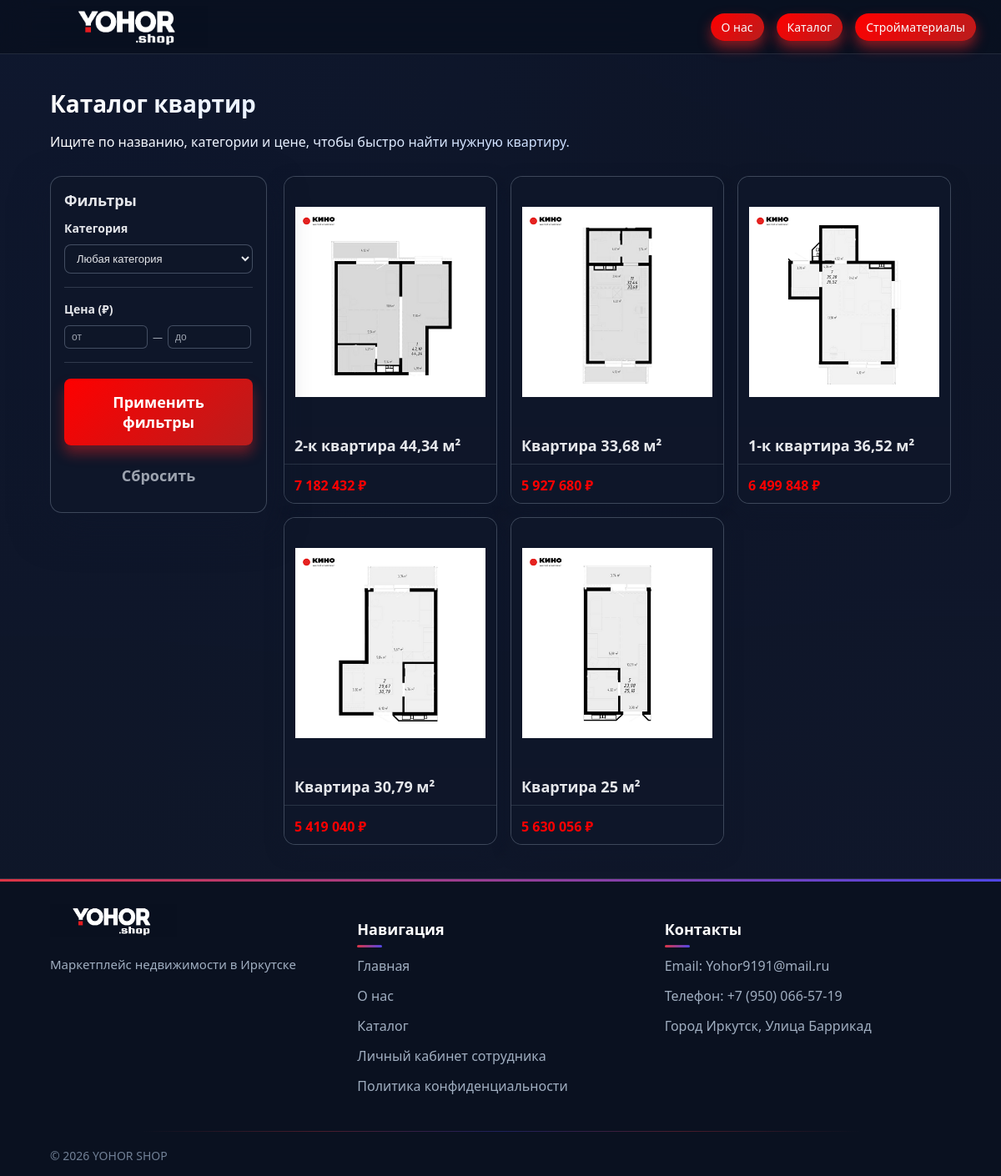
/catalog, run on the app's committed database.
### tables this page shows
CREATE TABLE rooms (
            id INTEGER PRIMARY KEY AUTOINCREMENT,
            name TEXT NOT NULL,
            description TEXT,
            builder TEXT,
            price REAL NOT NULL CHECK(price >= 0),
            category_room_id INTEGER NOT NULL,
            image_url TEXT,
            created_at TIMESTAMP DEFAULT CURRENT_TIMESTAMP,
            FOREIGN KEY (category_room_id) REFERENCES categories_room(id) ON DELETE RESTRICT
        );

### app.py (the view)
@app.route('/catalog')
def catalog():
    q = request.args.get('q', '').strip()
    category_room_id = request.args.get('category_room_id')
    price_min = request.args.get('price_min')
    price_max = request.args.get('price_max')
    cat_id_int = int(category_room_id) if category_room_id and category_room_id.isdigit() else None
    room_list = get_filtered_room(
        q=q,
        category_room_id=cat_id_int,
        price_min=price_min,
        price_max=price_max,
    )
    categories_room = get_all_categories_room()  # Используем категории комнат!
    return render_template(
        'catalog.html',
        room_list=room_list,
        categories_room=categories_room,
    )

### app.py (called while the page is built)
@app.context_processor
def inject_user():
    user_id = session.get('user_id')
    cart_count = 0
    active_tickets_count = 0
    if user_id:
        cart_items = get_cart_items(user_id)
        cart_count = len(cart_items)
    try:
        active_tickets_count = count_active_tickets()
    except Exception:
        active_tickets_count = 0
    return dict(
        user_id=user_id,
        user_name=session.get('user_name'),
        user_role=session.get('user_role'),
        cart_count=cart_count,
        active_tickets_count=active_tickets_count,
        categories=get_all_categories(),
    )

@app.context_processor
def inject_user():
    user_id = session.get('user_id')
    cart_count = 0
    active_applications_count = 0
    if user_id:
        cart_items = get_cart_items(user_id)
        cart_count = len(cart_items)
    try:
        active_applications_count = count_active_applications()
    except Exception:
        active_applications_count = 0
    return dict(
        user_id=user_id,
        user_name=session.get('user_name'),
        user_role=session.get('user_role'),
        cart_count=cart_count,
        active_applications_count=active_applications_count,
        categories=get_all_categories(),
    )

def get_all_categories_room():
    conn = get_db_connection()
    categories = conn.execute('SELECT * FROM categories_room ORDER BY created_at DESC').fetchall()
    conn.close()
    return categories

def get_filtered_room(q='', category_room_id=None, price_min=None, price_max=None):
    conn = get_db_connection()
    query = '''
        SELECT r.*, cr.name as category_room_name
        FROM rooms r
        LEFT JOIN categories_room cr ON r.category_room_id = cr.id
        WHERE 1=1
    '''
    params = []
    if q:
        query += ' AND (r.name LIKE ? OR r.description LIKE ?)'
        params.extend([f'%{q}%', f'%{q}%'])
    if category_room_id:
        query += ' AND r.category_room_id = ?'
        params.append(category_room_id)
    if price_min:
        query += ' AND r.price >= ?'
        params.append(float(price_min))
    if price_max:
        query += ' AND r.price <= ?'
        params.append(float(price_max))
    query += ' ORDER BY r.created_at DESC'
    rooms = conn.execute(query, params).fetchall()
    conn.close()
    return rooms

@app.template_filter('format_price')
def format_price(price):
    if price is None:
        return '0 ₽'
    return f"{int(price):,}".replace(',', ' ').replace('.', ',') + ' ₽'

### templates/catalog.html (shortened to what this page needs)
<!DOCTYPE html>
<html lang="ru">
<head>
    <link rel="stylesheet" href="{{ url_for('static', filename='style.css') }}">
</head>
<body>
    <div class="page-bg"></div>
    <div class="page-gradient"></div>
    <header class="header">
        <div class="container">
            <div class="nav">
                <a href="{{ url_for('index') }}" class="logo">
                    <img src="{{ url_for('static', filename='logo.png') }}" alt="YOHOR SHOP" class="logo-img">
                </a>
                <nav class="menu">
                    <a href="{{ url_for('description') }}" class="pill-link pill-link-primary">О нас</a>
                    <a href="{{ url_for('catalog') }}" class="pill-link pill-link-primary">Каталог</a>
                    <a href="{{ url_for('building_materials') }}" class="pill-link pill-link-primary">Стройматериалы</a>
                </nav>
            </div>
        </div>
    </header>
    <main>
        <section class="section">
            <div class="container section-head">
                <h2>Каталог квартир</h2>
                <p>Ищите по названию, категории и цене, чтобы быстро найти нужную квартиру.</p>
            </div>
            <div class="container catalog-wrapper">
                <aside class="catalog-sidebar glass">
                    <h3>Фильтры</h3>
                    <form method="get" action="{{ url_for('catalog') }}">
                        <div class="filter-group">
                            <h4>Категория</h4>
                            <select name="category_room_id" style="width: 100%; padding: 8px 10px; font-size: 13px;
                                       border-radius: 8px; border: 1px solid rgba(148,163,184,0.4);
                                       background: rgba(15,23,42,0.9); color: var(--text-main);">
                                <option value="">Любая категория</option>
                            </select>
                        </div>
                        <div class="filter-group">
                            <h4>Цена (₽)</h4>
                            <div class="price-range">
                                <input type="number" name="price_min" step="1" min="0" placeholder="от"
                                    value="{{ request.args.get('price_min', '') }}">
                                <span>—</span>
                                <input type="number" name="price_max" step="1" min="0" placeholder="до"
                                    value="{{ request.args.get('price_max', '') }}">
                            </div>
                        </div>
                        <button type="submit" class="btn btn-primary" style="width: 100%; margin-top: 3px;">
                            Применить фильтры
                        </button>
                        <a href="{{ url_for('catalog') }}" class="btn btn-ghost"
                            style="width: 100%; margin-top: 8px; text-align: center;">
                            Сбросить
                        </a>
                    </form>
                </aside>
                <div class="catalog-main">
                    {% if room_list %}
                    <div class="catalog-grid">
                        {% for s in room_list %}
                        <article class="product-card">
                            <a href="{{ url_for('room_detail', room_id=s['id']) }}" class="product-card-link"></a>
                            <div class="product-card-image">
                                {% if s['image_url'] %}
                                <img src="{{ s['image_url'] }}" alt="{{ s['name'] }}" class="product-card-img">
                                {% else %}
                                <img src="{{ url_for('static', filename='placeholder-app.png') }}" alt="{{ s['name'] }}"
                                    class="product-card-img">
                                {% endif %}
                            </div>
                            <div class="product-card-title">
                                <h3>{{ s['name'] }}</h3>
                            </div>
                            <div class="product-card-footer">
                                <div class="product-card-price">
                                    {{ s['price']|format_price }}
                                </div>
                            </div>
                        </article>
                        {% endfor %}
                    </div>
                    {% else %}
                    <p style="color: var(--text-muted); margin-top: 16px;">
                        По выбранным параметрам ничего не найдено. Попробуйте изменить фильтры.
                    </p>
                    {% endif %}
                </div>
            </div>
        </section>
    </main>
        <footer class="footer">
            <div class="container">
                <div class="footer__inner">
                    <div class="footer__col">
                        <a href="{{ url_for('index') }}" class="logo logo--footer">
                            <img src="{{ url_for('static', filename='logo.png') }}" alt="YOHOR SHOP"
                                class="logo__image">
                        </a>
                        <p class="footer__text">Маркетплейс недвижимости в Иркутске</p>
                    </div>
                    <div class="footer__col">
                        <h3 class="footer__title">Навигация</h3>
                        <ul class="footer__list">
                            <li><a href="{{ url_for('index') }}">Главная</a></li>
                            <li><a href="{{ url_for('description') }}">О нас</a></li>
                            <li><a href="{{ url_for('catalog') }}">Каталог</a></li>
                            <li><a href="{{ url_for('login') }}">Личный кабинет сотрудника</a></li>
                            <li><a href="{{ url_for('privacy_policy') }}">Политика конфиденциальности</a></li>
                        </ul>
                    </div>
                    <div class="footer__col">
                        <h3 class="footer__title">Контакты</h3>
                        <ul class="footer__list">
                            <li>Email: Yohor9191@mail.ru</li>
                            <li>Телефон: +7 (950) 066-57-19</li>
                            <li>Город Иркутск, Улица Баррикад</li>
                        </ul>
                    </div>
                </div>
                <div class="footer__copyright">© 2026 YOHOR SHOP</div>
            </div>
        </footer>
</body>
</html>

### data on the page
rooms: image_url (picture), name "2-к квартира 44,34 м²", price "7 182 432 ₽"
rooms: image_url (picture), name "Квартира 33,68 м²", price "5 927 680 ₽"
rooms: image_url (picture), name "1-к квартира 36,52 м²", price "6 499 848 ₽"
rooms: image_url (picture), name "Квартира 30,79 м²", price "5 419 040 ₽"
rooms: image_url (picture), name "Квартира 25 м²", price "5 630 056 ₽"
